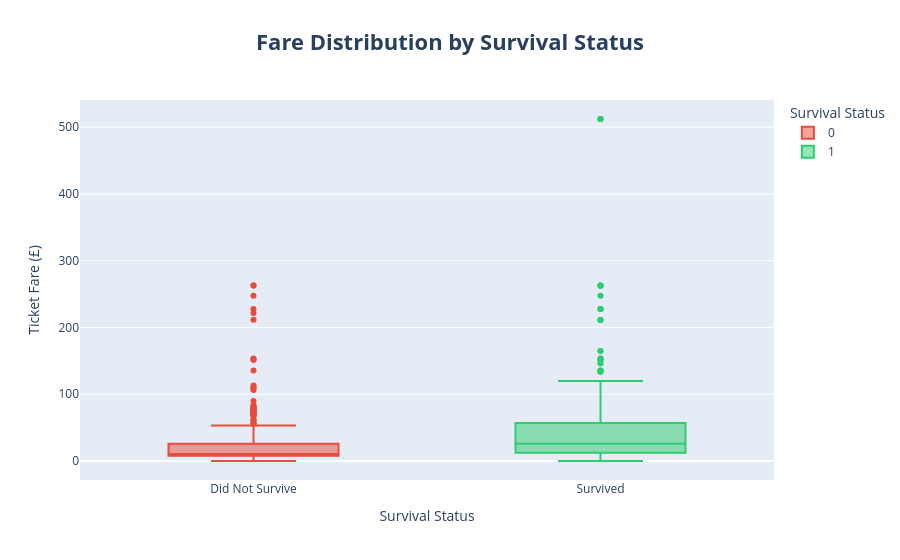

The cell this chart's notebook holds for it:
### Code cell
# ── Fare vs Survival (Box plot) ──────────────────────────────────────────
fig = px.box(df_raw, x='Survived', y='Fare', color='Survived',
    color_discrete_map={0: '#e74c3c', 1: '#2ecc71'},
    labels={'Survived': 'Survival Status', 'Fare': 'Ticket Fare (£)'},
    title='<b>Fare Distribution by Survival Status</b>')

fig.update_layout(title_font_size=22, title_x=0.5,
    xaxis=dict(tickvals=[0,1], ticktext=['Did Not Survive','Survived']))
fig.show()
print("📌 Insight: Survivors paid significantly higher fares on average — strongly correlated with Class 1.")

### Figure 1 — Plotly figure (JSON) as saved in the notebook; plotly's stock layout.template omitted (floating-point values rounded to 4 significant figures; data arrays with more than 128 entries replaced by an {"elided": "..."} marker saying what was removed)
{"data": [{"alignmentgroup": "True", "hovertemplate": "Survival Status=%{x}<br>Ticket Fare (£)=%{y}<extra></extra>", "legendgroup": "0", "marker": {"color": "#e74c3c"}, "name": "0", "notched": false, "offsetgroup": "0", "orientation": "v", "showlegend": true, "type": "box", "x": {"elided": "549 int values"}, "x0": " ", "xaxis": "x", "y": {"elided": "549 float values"}, "y0": " ", "yaxis": "y"}, {"alignmentgroup": "True", "hovertemplate": "Survival Status=%{x}<br>Ticket Fare (£)=%{y}<extra></extra>", "legendgroup": "1", "marker": {"color": "#2ecc71"}, "name": "1", "notched": false, "offsetgroup": "1", "orientation": "v", "showlegend": true, "type": "box", "x": {"elided": "342 int values"}, "x0": " ", "xaxis": "x", "y": {"elided": "342 float values"}, "y0": " ", "yaxis": "y"}], "layout": {"boxmode": "overlay", "legend": {"title": {"text": "Survival Status"}, "tracegroupgap": 0}, "title": {"font": {"size": 22}, "text": "<b>Fare Distribution by Survival Status</b>", "x": 0.5}, "xaxis": {"anchor": "y", "categoryarray": [0, 1], "categoryorder": "array", "domain": [0, 1], "ticktext": ["Did Not Survive", "Survived"], "tickvals": [0, 1], "title": {"text": "Survival Status"}}, "yaxis": {"anchor": "x", "domain": [0, 1], "title": {"text": "Ticket Fare (£)"}}}}
